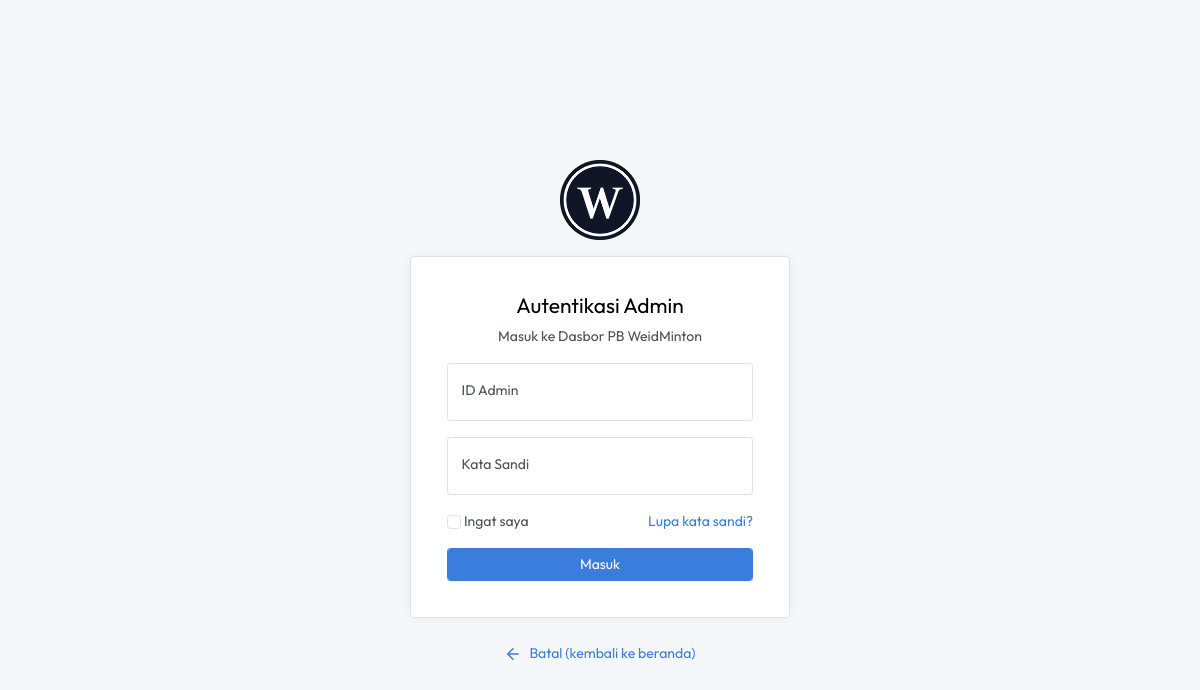
The app's page /public/autentikasi with its own data.
### tables this page shows
CREATE TABLE `profil_klub` (
  `id_pk` int(11) NOT NULL,
  `nama_klub` varchar(255) NOT NULL,
  `kota_asal` varchar(255) NOT NULL,
  `kas_awal` varchar(255) NOT NULL DEFAULT '0',
  `logo_klub` varchar(255) NOT NULL,
  `gambar_sampul` varchar(255) NOT NULL
);

### app/Config/Controller.php (called while the page is built, shortened)
<?php
class Controller {
    public function view($view, $data = []) {
        require_once __DIR__ . "/../View/" . $view . ".php";
    }
}

### app/Controller/ControllerAutentikasi.php (called while the page is built, shortened)
<?php
class ControllerAutentikasi extends Controller {
    public function index() {
        $profil_klub = $this->model('ModelPengaturan')->tampilSemua();
        $data = [
            "judul" => "Autentikasi Admin - " . $profil_klub['nama_klub'],
            "profil_klub" => $profil_klub
        ];
        $this->view('autentikasi/header', $data);
        $this->view("autentikasi/index", $data);
    }
}

### public/index.php (called while the page is built, shortened)
<?php
Router::run();

### app/Config/Database.php (called while the page is built, shortened)
<?php
class Database {
    private $host = DB_HOST;
    private $user = DB_USER;
    private $pass = DB_PASS;
    private $dbname = DB_NAME;
    public $dbh;
    private $stmt;
    public function  __construct() {
        $dsn = "mysql:host=$this->host;dbname=$this->dbname";
        $option = [
            PDO::ATTR_PERSISTENT => true,
            PDO::ATTR_ERRMODE => pdo::ERRMODE_EXCEPTION
        ];
        try {
            $this->dbh = new PDO($dsn, $this->user, $this->pass, $option);
        } catch (PDOException $e) {
            die ($e->getMessage());
        }
    }
    public function query($query) {
        $this->stmt = $this->dbh->prepare($query);
    }
    public function execute() {
        $this->stmt->execute();
    }
    public function single() {
        $this->execute();
        return $this->stmt->fetch(PDO::FETCH_ASSOC);
    }
}

### app/Model/ModelPengaturan.php (called while the page is built, shortened)
<?php
class ModelPengaturan {
    private $table = "profil_klub";
    private $db;
    public function __construct() {
        $this->db = new Database;
    }
    public function tampilSemua() {
        $this->db->query("SELECT * FROM " . $this->table . " WHERE id_pk='1'");
        $profil_klub = $this->db->single();
        return $profil_klub;
    }
}

### app/View/autentikasi/index.php (the view, shortened to what this page needs)
<div class="card border">
	<div class="card-body">
		<div class="m-sm-3">
			<div class="text-center">
				<h3>Autentikasi Admin</h3>
				<p>Masuk ke Dasbor <?= $data['profil_klub']['nama_klub'] ?></p>
			</div>
                              <form action="<?= BASEURL ?>/autentikasi/masuk" method="post">
				<div class="input-group mb-3">
                                      <div class="form-floating">
                                          <input type="text" name="id_admin" class="form-control" placeholder="">
                                          <label for="id_admin">ID Admin</label>
                                      </div>
                                  </div>
				<div class="input-group mb-3">
                                      <div class="form-floating">
                                          <input type="password" name="kata_sandi" class="form-control" placeholder="">
                                          <label for="kata_sandi">Kata Sandi</label>
                                      </div>
                                  </div>
				<div class="d-flex justify-content-between mb-0">
					<p><input type="checkbox" name="ingat_saya" class="form-check-input"> Ingat saya</p>
					<p class="text-center"><a href="<?= BASEURL ?>/autentikasi/pulihkan_sandi">Lupa kata sandi?</a></p>
				</div>
				<div class="mb-3">
					<button type="submit" class="btn btn-primary form-control">Masuk</button>
				</div>
			</form>
		</div>
	</div>
</div>

### app/Config/Router.php (shortened to what this page needs)
<?php
class Router {
    private static array $routes = [];
    public static function add(string $method,
                                string $path,
                                string $controller,
                                string $function,
                                array $middlewares = []): void {
        self::$routes[] = [
            'method' => $method,
            'path' => $path,
            'controller' => $controller,
            'function' => $function,
            'middleware' => $middlewares
        ];
    }
    public static function run(): void {
        $path = "/";
        if (isset($_SERVER['PATH_INFO'])) {
            $path = $_SERVER['PATH_INFO'];
        }
        $method = $_SERVER['REQUEST_METHOD'];
        foreach (self::$routes as $route) {
            $pattern = "#^" . $route['path'] . "$#";
            if (preg_match($pattern, $path, $variables) && $method == $route['method']) {
                $function = $route['function'];
                $controller = new $route['controller'];
                array_shift($variables);
                call_user_func_array([$controller, $function], $variables);
                return;
            }
        }
    }
}

### app/View/autentikasi/header.php (shortened to what this page needs)
<!DOCTYPE html>
<html lang="en">
<head>
	<link rel="stylesheet" href="<?= BASEURL ?>/css/bootstrap.css">
	<link rel="stylesheet" href="<?= BASEURL ?>/css/app.css">
</head>
<body class="bg-light">
	<main class="d-flex w-100">
		<div class="container d-flex flex-column">
			<div class="row vh-100">
				<div class="col-lg-4 mx-auto d-table h-100">
					<div class="d-table-cell align-middle">
						<div class="text-center mt-4">
							<img src="<?= BASEURL ?>/img/<?= $data['profil_klub']['logo_klub'] ?>" alt="" width="80" class="mb-3">
						</div>

### records on screen
profil_klub: logo_klub (picture), nama_klub "PB WeidMinton"
